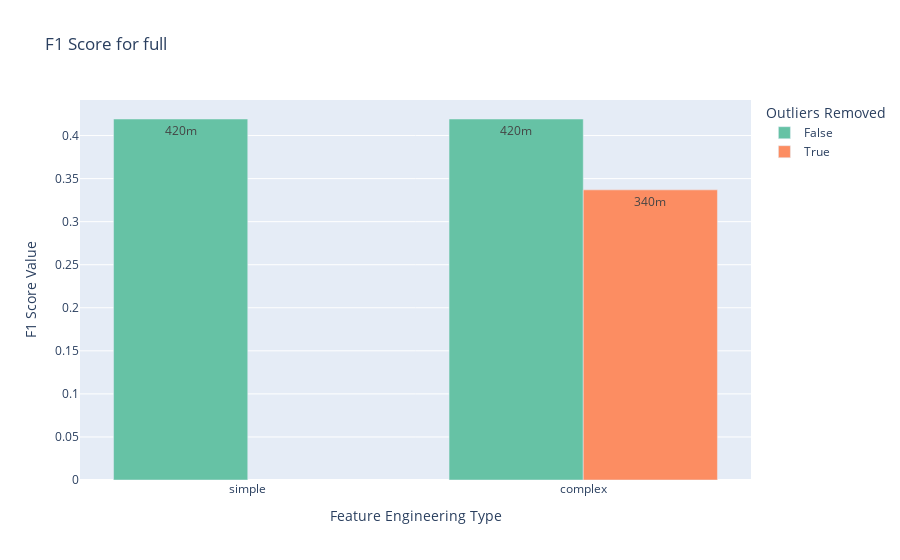
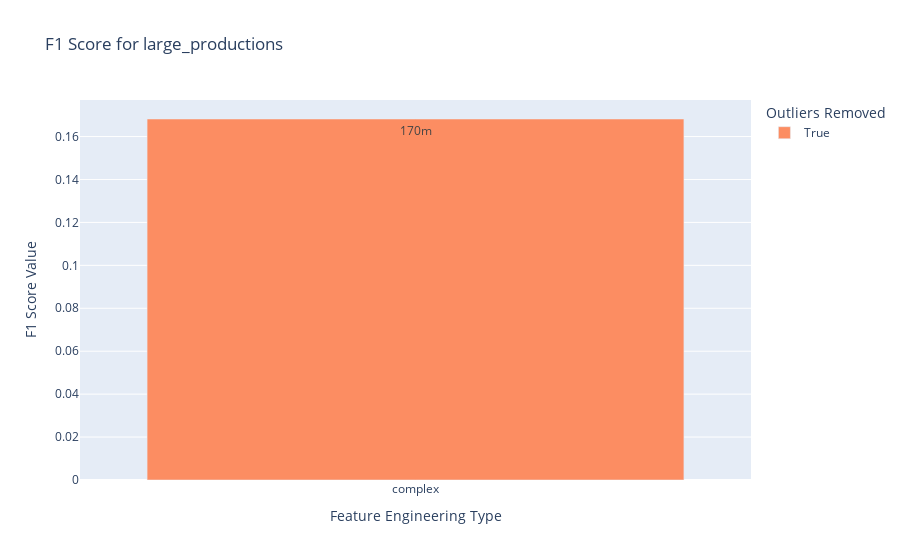
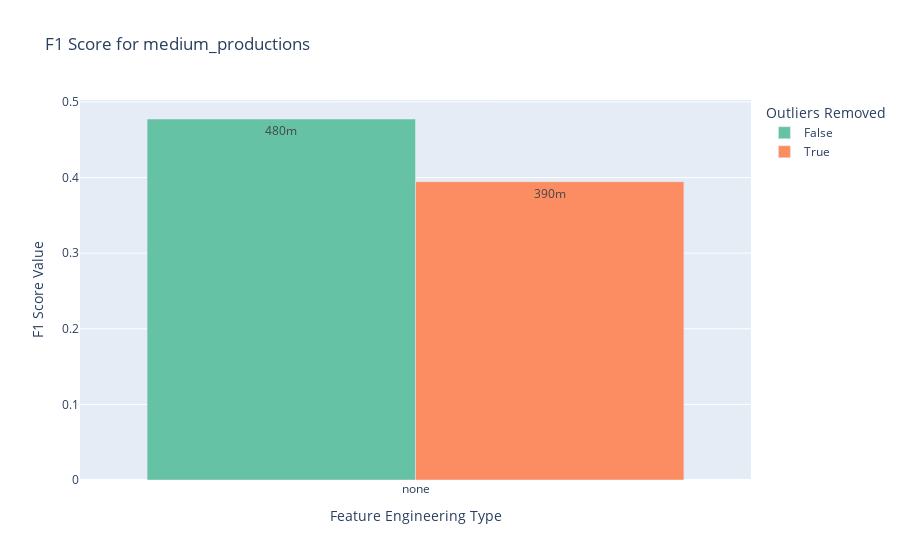
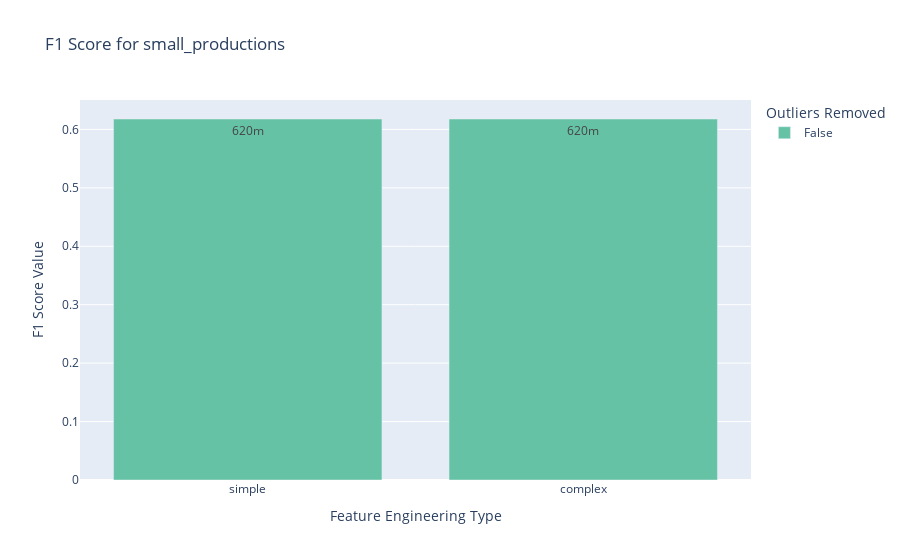

Source (notebook cell) for these figures, in order:
### Code cell
plot_one_metric_of_different_datasets_per_feature_engineering_outliers_with_plotly(experiment_df, problem_type='multi_class_classification', metric='F1 Score', metric_agg='max')

### Figure 1 — Plotly figure (JSON) as saved in the notebook; plotly's stock layout.template omitted (floating-point values rounded to 4 significant figures)
{"data": [{"alignmentgroup": "True", "hovertemplate": "Outliers Removed=False<br>Feature Engineering Type=%{x}<br>F1 Score Value=%{text}<extra></extra>", "legendgroup": "False", "marker": {"color": "rgb(102,194,165)", "pattern": {"shape": ""}}, "name": "False", "offsetgroup": "False", "orientation": "v", "showlegend": true, "text": [0.4192, 0.4192], "textposition": "inside", "texttemplate": "%{text:.2s}", "type": "bar", "x": ["complex", "simple"], "xaxis": "x", "y": [0.4192, 0.4192], "yaxis": "y"}, {"alignmentgroup": "True", "hovertemplate": "Outliers Removed=True<br>Feature Engineering Type=%{x}<br>F1 Score Value=%{text}<extra></extra>", "legendgroup": "True", "marker": {"color": "rgb(252,141,98)", "pattern": {"shape": ""}}, "name": "True", "offsetgroup": "True", "orientation": "v", "showlegend": true, "text": [0.3369], "textposition": "inside", "texttemplate": "%{text:.2s}", "type": "bar", "x": ["complex"], "xaxis": "x", "y": [0.3369], "yaxis": "y"}], "layout": {"barmode": "group", "legend": {"title": {"text": "Outliers Removed"}, "tracegroupgap": 0}, "showlegend": true, "title": {"text": "F1 Score for full"}, "xaxis": {"anchor": "y", "categoryarray": ["none", "simple", "complex"], "categoryorder": "array", "domain": [0, 1], "title": {"text": "Feature Engineering Type"}}, "yaxis": {"anchor": "x", "domain": [0, 1], "title": {"text": "F1 Score Value"}}}}

### Figure 2 — Plotly figure (JSON) as saved in the notebook; plotly's stock layout.template omitted (floating-point values rounded to 4 significant figures)
{"data": [{"alignmentgroup": "True", "hovertemplate": "Outliers Removed=True<br>Feature Engineering Type=%{x}<br>F1 Score Value=%{text}<extra></extra>", "legendgroup": "True", "marker": {"color": "rgb(252,141,98)", "pattern": {"shape": ""}}, "name": "True", "offsetgroup": "True", "orientation": "v", "showlegend": true, "text": [0.1682], "textposition": "inside", "texttemplate": "%{text:.2s}", "type": "bar", "x": ["complex"], "xaxis": "x", "y": [0.1682], "yaxis": "y"}], "layout": {"barmode": "group", "legend": {"title": {"text": "Outliers Removed"}, "tracegroupgap": 0}, "showlegend": true, "title": {"text": "F1 Score for large_productions"}, "xaxis": {"anchor": "y", "categoryarray": ["none", "simple", "complex"], "categoryorder": "array", "domain": [0, 1], "title": {"text": "Feature Engineering Type"}}, "yaxis": {"anchor": "x", "domain": [0, 1], "title": {"text": "F1 Score Value"}}}}

### Figure 3 — Plotly figure (JSON) as saved in the notebook; plotly's stock layout.template omitted (floating-point values rounded to 4 significant figures)
{"data": [{"alignmentgroup": "True", "hovertemplate": "Outliers Removed=False<br>Feature Engineering Type=%{x}<br>F1 Score Value=%{text}<extra></extra>", "legendgroup": "False", "marker": {"color": "rgb(102,194,165)", "pattern": {"shape": ""}}, "name": "False", "offsetgroup": "False", "orientation": "v", "showlegend": true, "text": [0.4773], "textposition": "inside", "texttemplate": "%{text:.2s}", "type": "bar", "x": ["none"], "xaxis": "x", "y": [0.4773], "yaxis": "y"}, {"alignmentgroup": "True", "hovertemplate": "Outliers Removed=True<br>Feature Engineering Type=%{x}<br>F1 Score Value=%{text}<extra></extra>", "legendgroup": "True", "marker": {"color": "rgb(252,141,98)", "pattern": {"shape": ""}}, "name": "True", "offsetgroup": "True", "orientation": "v", "showlegend": true, "text": [0.3945], "textposition": "inside", "texttemplate": "%{text:.2s}", "type": "bar", "x": ["none"], "xaxis": "x", "y": [0.3945], "yaxis": "y"}], "layout": {"barmode": "group", "legend": {"title": {"text": "Outliers Removed"}, "tracegroupgap": 0}, "showlegend": true, "title": {"text": "F1 Score for medium_productions"}, "xaxis": {"anchor": "y", "categoryarray": ["none", "simple", "complex"], "categoryorder": "array", "domain": [0, 1], "title": {"text": "Feature Engineering Type"}}, "yaxis": {"anchor": "x", "domain": [0, 1], "title": {"text": "F1 Score Value"}}}}

### Figure 4 — Plotly figure (JSON) as saved in the notebook; plotly's stock layout.template omitted (floating-point values rounded to 4 significant figures)
{"data": [{"alignmentgroup": "True", "hovertemplate": "Outliers Removed=False<br>Feature Engineering Type=%{x}<br>F1 Score Value=%{text}<extra></extra>", "legendgroup": "False", "marker": {"color": "rgb(102,194,165)", "pattern": {"shape": ""}}, "name": "False", "offsetgroup": "False", "orientation": "v", "showlegend": true, "text": [0.6178, 0.6178], "textposition": "inside", "texttemplate": "%{text:.2s}", "type": "bar", "x": ["complex", "simple"], "xaxis": "x", "y": [0.6178, 0.6178], "yaxis": "y"}], "layout": {"barmode": "group", "legend": {"title": {"text": "Outliers Removed"}, "tracegroupgap": 0}, "showlegend": true, "title": {"text": "F1 Score for small_productions"}, "xaxis": {"anchor": "y", "categoryarray": ["none", "simple", "complex"], "categoryorder": "array", "domain": [0, 1], "title": {"text": "Feature Engineering Type"}}, "yaxis": {"anchor": "x", "domain": [0, 1], "title": {"text": "F1 Score Value"}}}}
